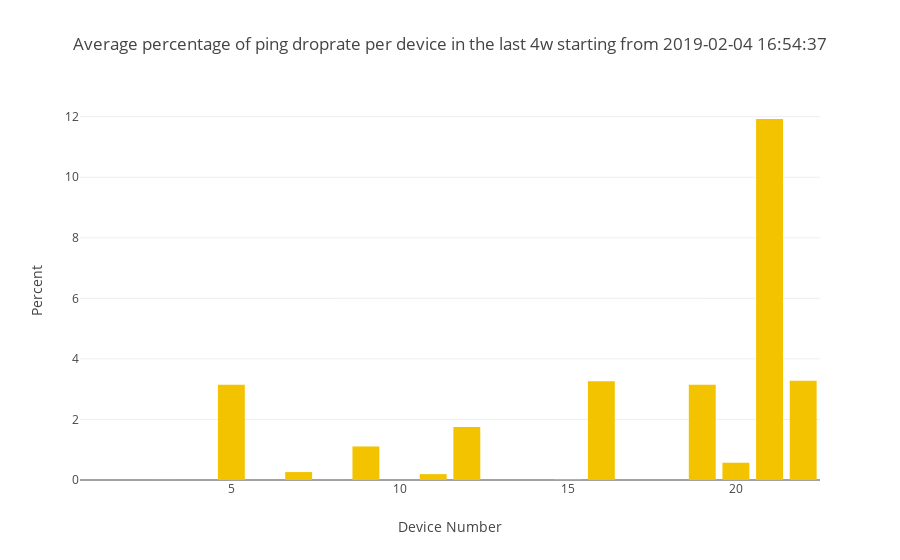

Notebook cell for this chart:
### Code cell
simple_bar_plot(xvalues=device_numbers,
                yvalues=pingdroprate_mean_time,
                name="Mean",
                title="Average percentage of ping droprate per device in the last "+time_interval + " starting from "+ starting_point,
                ytitle="Percent")

### Figure 1 — Plotly figure (JSON) as saved in the notebook; plotly's stock layout.template omitted (floating-point values rounded to 4 significant figures)
{"data": [{"marker": {"color": "#F3C300"}, "name": "Mean", "type": "bar", "x": [1, 2, 3, 4, 5, 6, 7, 8, 9, 10, 11, 12, 13, 14, 15, 16, 17, 18, 19, 20, 21, 22], "y": [0, 0, 0.003081, 0, 3.144, 0, 0.2619, 0.003063, 1.108, 0, 0.1937, 1.753, 0, 0, 0.01541, 3.262, 0, 0, 3.144, 0.5704, 11.92, 3.279]}], "layout": {"barmode": "stack", "title": "Average percentage of ping droprate per device in the last 4w starting from 2019-02-04 16:54:37", "xaxis": {"title": "Device Number"}, "yaxis": {"title": "Percent"}}}
